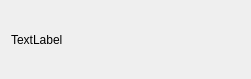
<?xml version="1.0" encoding="UTF-8"?>
<ui version="4.0">
 <class>Dialog</class>
 <widget class="QDialog" name="Dialog">
  <property name="geometry">
   <rect>
    <x>0</x>
    <y>0</y>
    <width>251</width>
    <height>79</height>
   </rect>
  </property>
  <property name="windowTitle">
   <string>Информация</string>
  </property>
  <layout class="QGridLayout" name="gridLayout">
   <item row="0" column="0">
    <widget class="QLabel" name="label">
     <property name="text">
      <string>TextLabel</string>
     </property>
    </widget>
   </item>
  </layout>
 </widget>
 <resources/>
 <connections/>
</ui>
